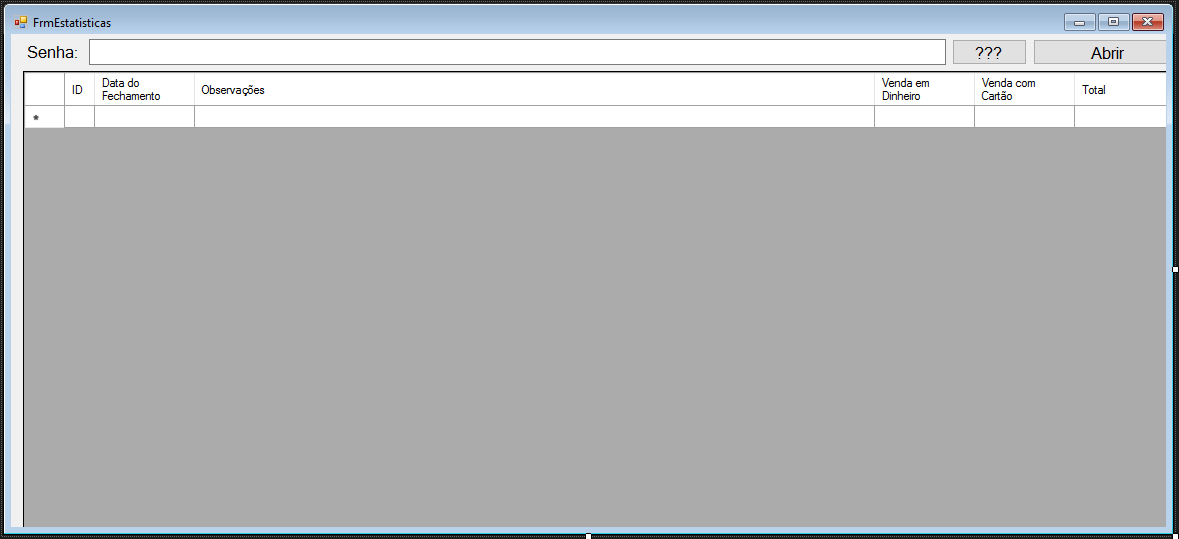
#> input picture open-bar/Converter em Sketch/3.png, 1179 x 539 px, found by its file name
$ jupyter execute --allow-errors ocr.ipynb
#> lines starting #> are read from the running program, lines starting #| are printed output that depends on the picture
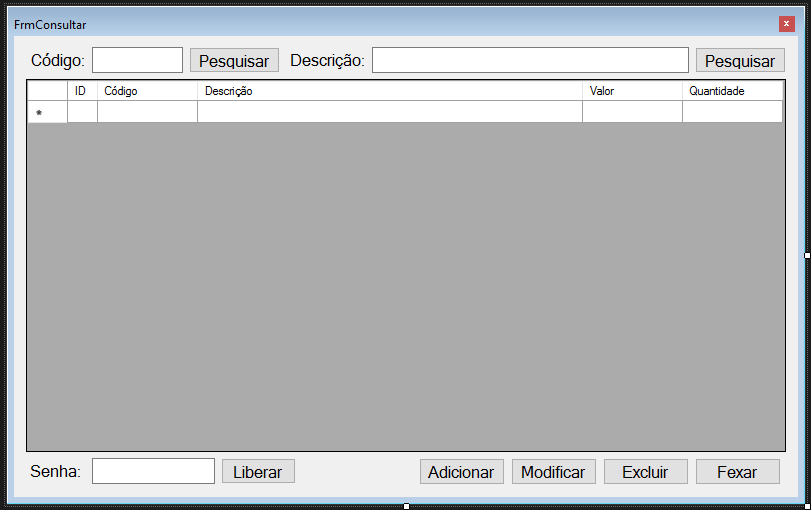
#> input picture open-bar/Converter em Sketch/4.png, 811 x 510 px, found by its file name
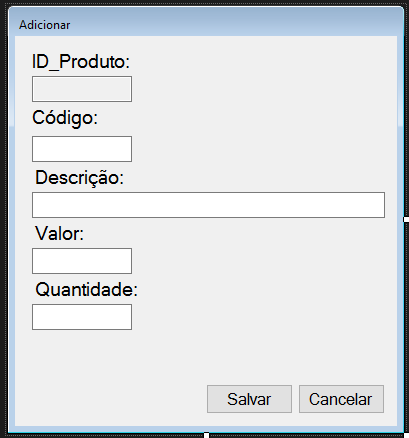
#> input picture open-bar/Converter em Sketch/5.png, 409 x 438 px, found by its file name
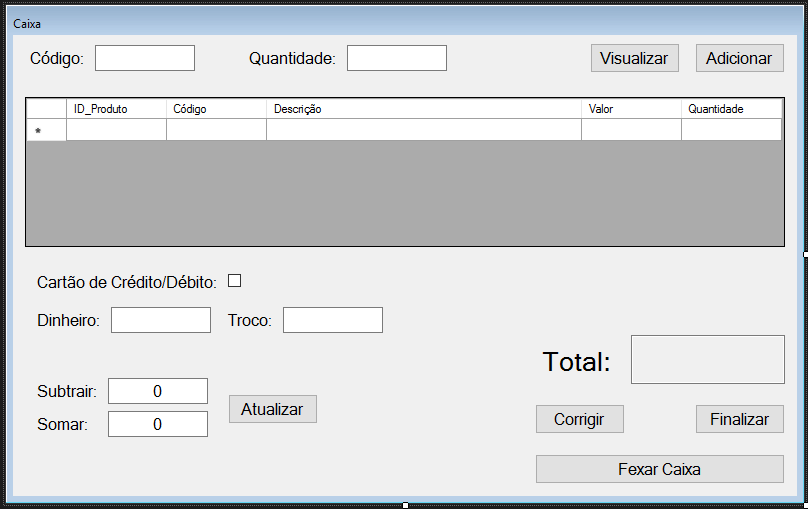
#> input picture open-bar/Converter em Sketch/6.png, 808 x 509 px, found by its file name
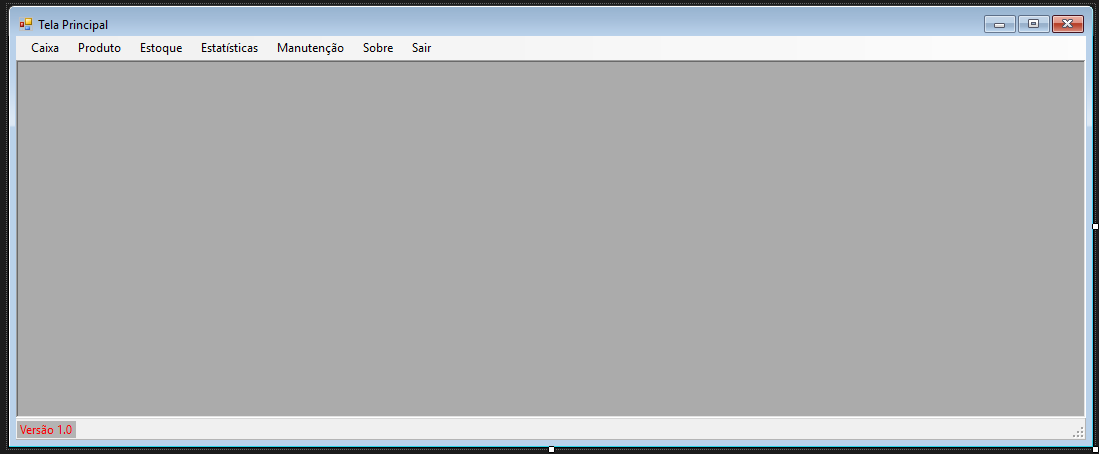
#> input picture open-bar/Converter em Sketch/7.png, 1099 x 454 px, found by its file name
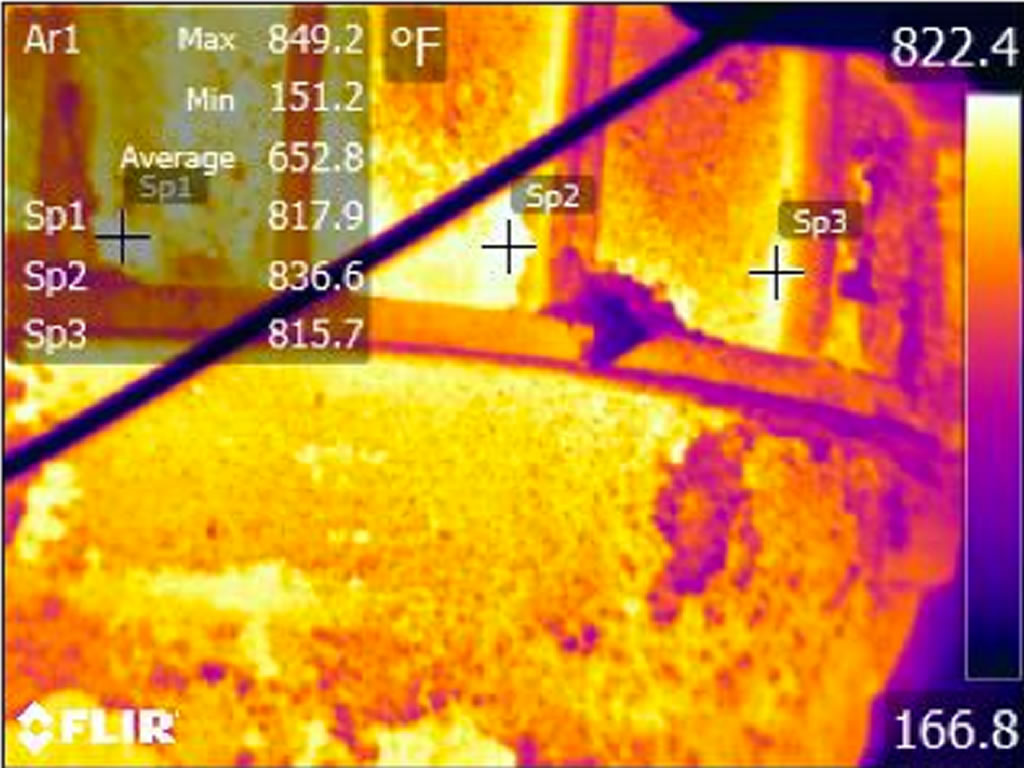
#> input picture Computer Vision Temperature/images/panela.jpg, 1024 x 768 px, found by its file name
[cell 1]
import pytesseract as ocr
from PIL import Image
import pytesseract
import argparse
import cv2
import os
from skimage.filters import threshold_local
import numpy as np
import argparse
import cv2
import imutils
from imutils.object_detection import non_max_suppression
import pytesseract as ocr
from PIL import Image

[cell 2]
import pytesseract as ocr
from PIL import Image

#> (a cell that did not finish here is left out)

#> (a cell that did not finish here is left out)

#> (a cell that did not finish here is left out)

#> (a cell that did not finish here is left out)

#> (a cell that did not finish here is left out)

#> (a cell that did not finish here is left out)

#> (a cell that did not finish here is left out)

#> (a cell that did not finish here is left out)
